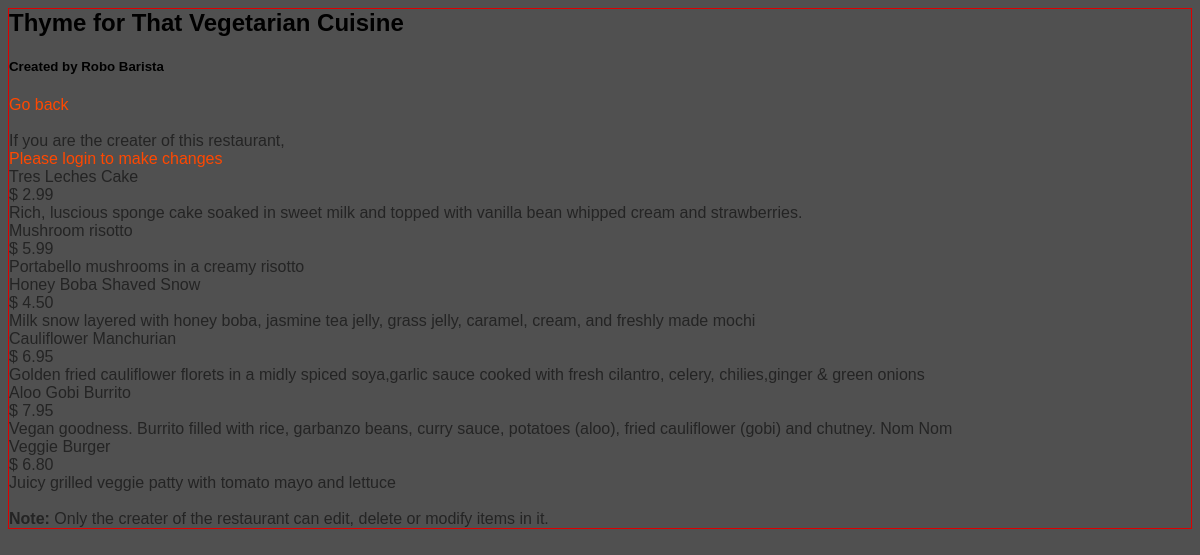
Screenshot of /restaurants/4/ with the database file from the repository.
### database_setup.py (models this page shows, shortened)
class Restaurant(Base):
    __tablename__ = 'restaurant'
    id = Column(Integer, primary_key=True)
    name = Column(String(250), nullable=False)
    creater_id = Column(String(250), ForeignKey('user.id'))
    creater = relationship(User)

class User(Base):
    __tablename__ = 'user'
    id = Column(Integer, primary_key=True)
    name = Column(String(250), nullable=False)
    email = Column(String(250), nullable=False)
    picture = Column(String(250))
    user_id = Column(String(250), nullable=False)
    provider = Column(String(250), nullable=False)

class MenuItem(Base):
    __tablename__ = 'menu_item'
    name = Column(String(80), nullable=False)
    id = Column(Integer, primary_key=True)
    description = Column(String(250))
    price = Column(String(8))
    course = Column(String(250))
    time_of_entry = Column(DateTime, default=datetime.datetime.utcnow)
    restaurant_id = Column(Integer, ForeignKey('restaurant.id'))
    restaurant = relationship(Restaurant)
    creater_id = Column(String(80), ForeignKey('user.id'))
    creater = relationship(User)

### flask_app.py (the view)
@app.route(res_path.format(res_id='<int:res_id>'), methods=['GET'])
def resPg(res_id):
    res = db_session.query(Restaurant).filter_by(id=res_id).one()
    if res:
        creater = getUser(res.creater_id)
        if creater:
            items = db_session.query(MenuItem).filter_by(restaurant_id=res.id)
            local_id = 0
            logged_in = False
            if 'username' in session:
                local_id = getLocalID(session['email'])
                logged_in = True
            return render_template(
                    'res.html',
                    res=res,
                    logged_in=logged_in,
                    creater_name=creater.name,
                    user_id=local_id,
                    items=items
                )
    return redirect(url_for('allResPg'))

### flask_app.py (called while the page is built)
@app.context_processor
def override_url_for():
    return dict(url_for=dated_url_for)

def dated_url_for(endpoint, **values):
    if endpoint == 'static':
        filename = values.get('filename', None)
        if filename:
            file_path = os.path.join(app.root_path,
                                     endpoint, filename)
            values['q'] = int(os.stat(file_path).st_mtime)
    return url_for(endpoint, **values)

def getUser(local_id):
    user = db_session.query(User).filter_by(id=local_id).one()
    return user

### templates/res.html (shortened to what this page needs)
<!DOCTYPE html>
  <head>
    <link
      rel=stylesheet
      type=text/css
      href="{{ url_for('static', filename='styles.css') }}">
  </head>
  <body>
    <h3>{{res.name}}</h3>
    <h5>Created by {{creater_name}}</h5>
    <a href="{{url_for('allResPg')}}">Go back</a><br>
    {% if logged_in == False %}
    <br>
    <p>If you are the creater of this restaurant,</p>
    <a href="{{url_for('loginPg')}}">Please login to make changes</a>
    {% else %}
        {% if res.creater_id|int() == user_id|int() %}
    <a href="{{url_for('addItmPg', res_id = res.id)}}">Add Item</a><br>
        {% endif %}
    {% endif %}
    <br>
    {% for item in items %}
    <p>
      {{item.name}}<br>
      $ {{item.price}}<br>
      {{item.description}}
    </p>
    {% endfor %}
    <br>
    <p>
      <b>Note:</b> Only the creater of the restaurant can edit, delete or
      modify items in it.
    </p>
  </body>
</html>

### static/styles.css (style rules this page uses)
body { font-family: Calibri, Helvetica, sans-serif; background-color: #505050; border: 1px solid #dd0000; }
h1, h3, p, a, div, section, article, nav, footer { margin: 0; }
h3 { font-size: 1.5em; }
p { color: rgb(36, 36, 36); }
a { text-decoration: none; color: #ff4800; }

### rows the page displays
Restaurant: name "Thyme for That Vegetarian Cuisine"
User: name "Robo Barista"
MenuItem: name "Tres Leches Cake", price "2.99", description "Rich, luscious sponge cake soaked in sweet milk and topped with vanilla bean whipped cream and strawberries."
MenuItem: name "Mushroom risotto", price "5.99", description "Portabello mushrooms in a creamy risotto"
MenuItem: name "Honey Boba Shaved Snow", price "4.50", description "Milk snow layered with honey boba, jasmine tea jelly, grass jelly, caramel, cream, and freshly made mochi"
MenuItem: name "Cauliflower Manchurian", price "6.95", description "Golden fried cauliflower florets in a midly spiced soya,garlic sauce cooked with fresh cilantro, celery, chilies,ginger & green onions"
MenuItem: name "Aloo Gobi Burrito", price "7.95", description "Vegan goodness. Burrito filled with rice, garbanzo beans, curry sauce, potatoes (aloo), fried cauliflower (gobi) and chutney. Nom Nom"
MenuItem: name "Veggie Burger", price "6.80", description "Juicy grilled veggie patty with tomato mayo and lettuce"
